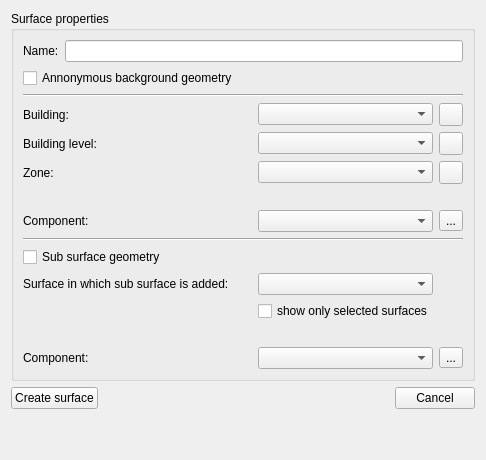
     <widget class="QWidget" name="pageSurface">
      <layout class="QGridLayout" name="gridLayout_6">
       <item row="1" column="0">
        <widget class="QPushButton" name="pushButtonCreateSurface">
         <property name="text">
          <string>Create surface</string>
         </property>
        </widget>
       </item>
       <item row="1" column="1">
        <spacer name="horizontalSpacer_2">
         <property name="orientation">
          <enum>Qt::Horizontal</enum>
         </property>
         <property name="sizeHint" stdset="0">
          <size>
           <width>285</width>
           <height>20</height>
          </size>
         </property>
        </spacer>
       </item>
       <item row="1" column="2">
        <widget class="QPushButton" name="pushButtonCancel2">
         <property name="text">
          <string>Cancel</string>
         </property>
        </widget>
       </item>
       <item row="2" column="1">
        <spacer name="verticalSpacer_3">
         <property name="orientation">
          <enum>Qt::Vertical</enum>
         </property>
         <property name="sizeHint" stdset="0">
          <size>
           <width>20</width>
           <height>40</height>
          </size>
         </property>
        </spacer>
       </item>
       <item row="0" column="0" colspan="3">
        <widget class="QGroupBox" name="groupBoxObjectProperties">
         <property name="title">
          <string>Surface properties</string>
         </property>
         <layout class="QGridLayout" name="gridLayout_4">
          <item row="12" column="0">
           <widget class="QLabel" name="labelSurface">
            <property name="text">
             <string>Surface in which sub surface is added:</string>
            </property>
           </widget>
          </item>
          <item row="11" column="0">
           <widget class="QCheckBox" name="checkBoxSubSurfaceGeometry">
            <property name="text">
             <string>Sub surface geometry</string>
            </property>
           </widget>
          </item>
          <item row="9" column="3">
           <widget class="QToolButton" name="toolButtonEditComponents">
            <property name="text">
             <string>...</string>
            </property>
           </widget>
          </item>
          <item row="3" column="0" colspan="4">
           <widget class="Line" name="line_2">
            <property name="orientation">
             <enum>Qt::Horizontal</enum>
            </property>
           </widget>
          </item>
          <item row="5" column="3">
           <widget class="QToolButton" name="toolButtonAddBuildingLevel">
            <property name="icon">
             <iconset>
              <normaloff>:/gfx/actions/24x24/plus.png</normaloff>:/gfx/actions/24x24/plus.png</iconset>
            </property>
           </widget>
          </item>
          <item row="4" column="2">
           <widget class="QComboBox" name="comboBoxBuilding"/>
          </item>
          <item row="2" column="0" colspan="4">
           <widget class="QCheckBox" name="checkBoxAnnonymousGeometry">
            <property name="text">
             <string>Annonymous background geometry</string>
            </property>
           </widget>
          </item>
          <item row="9" column="2">
           <widget class="QComboBox" name="comboBoxComponent"/>
          </item>
          <item row="10" column="0" colspan="4">
           <widget class="Line" name="line">
            <property name="orientation">
             <enum>Qt::Horizontal</enum>
            </property>
           </widget>
          </item>
          <item row="4" column="3">
           <widget class="QToolButton" name="toolButtonAddBuilding">
            <property name="icon">
             <iconset>
              <normaloff>:/gfx/actions/24x24/plus.png</normaloff>:/gfx/actions/24x24/plus.png</iconset>
            </property>
           </widget>
          </item>
          <item row="9" column="0">
           <widget class="QLabel" name="labelComponent">
            <property name="text">
             <string>Component:</string>
            </property>
           </widget>
          </item>
          <item row="12" column="2">
           <widget class="QComboBox" name="comboBoxSurface"/>
          </item>
          <item row="15" column="3">
           <widget class="QToolButton" name="toolButtonEditSubSurfComponents">
            <property name="text">
             <string>...</string>
            </property>
           </widget>
          </item>
          <item row="8" column="2">
           <spacer name="verticalSpacer_2">
            <property name="orientation">
             <enum>Qt::Vertical</enum>
            </property>
            <property name="sizeType">
             <enum>QSizePolicy::Preferred</enum>
            </property>
            <property name="sizeHint" stdset="0">
             <size>
              <width>20</width>
              <height>20</height>
             </size>
            </property>
           </spacer>
          </item>
          <item row="6" column="2">
           <widget class="QComboBox" name="comboBoxZone"/>
          </item>
          <item row="15" column="0">
           <widget class="QLabel" name="labelSubSurfaceComponent">
            <property name="text">
             <string>Component:</string>
            </property>
           </widget>
          </item>
          <item row="6" column="0">
           <widget class="QLabel" name="labelAddZone">
            <property name="text">
             <string>Zone:</string>
            </property>
           </widget>
          </item>
          <item row="0" column="0" colspan="4">
           <layout class="QHBoxLayout" name="horizontalLayout">
            <item>
             <widget class="QLabel" name="label">
              <property name="text">
               <string>Name:</string>
              </property>
             </widget>
            </item>
            <item>
             <widget class="QLineEdit" name="lineEditName"/>
            </item>
           </layout>
          </item>
          <item row="5" column="2">
           <widget class="QComboBox" name="comboBoxBuildingLevel"/>
          </item>
          <item row="4" column="0">
           <widget class="QLabel" name="labelAddBuilding">
            <property name="text">
             <string>Building:</string>
            </property>
           </widget>
          </item>
          <item row="6" column="3">
           <widget class="QToolButton" name="toolButtonAddZone">
            <property name="icon">
             <iconset>
              <normaloff>:/gfx/actions/24x24/plus.png</normaloff>:/gfx/actions/24x24/plus.png</iconset>
            </property>
           </widget>
          </item>
          <item row="15" column="2">
           <widget class="QComboBox" name="comboBoxSubSurfComponent"/>
          </item>
          <item row="5" column="0">
           <widget class="QLabel" name="labelAddBuildingLevel">
            <property name="text">
             <string>Building level:</string>
            </property>
           </widget>
          </item>
          <item row="14" column="2">
           <spacer name="verticalSpacer_13">
            <property name="orientation">
             <enum>Qt::Vertical</enum>
            </property>
            <property name="sizeType">
             <enum>QSizePolicy::Preferred</enum>
            </property>
            <property name="sizeHint" stdset="0">
             <size>
              <width>20</width>
              <height>20</height>
             </size>
            </property>
           </spacer>
          </item>
          <item row="13" column="2">
           <widget class="QCheckBox" name="checkBoxSelectedSurfaces">
            <property name="enabled">
             <bool>true</bool>
            </property>
            <property name="text">
             <string>show only selected surfaces</string>
            </property>
            <property name="checked">
             <bool>false</bool>
            </property>
           </widget>
          </item>
         </layout>
        </widget>
       </item>
      </layout>
     </widget>
